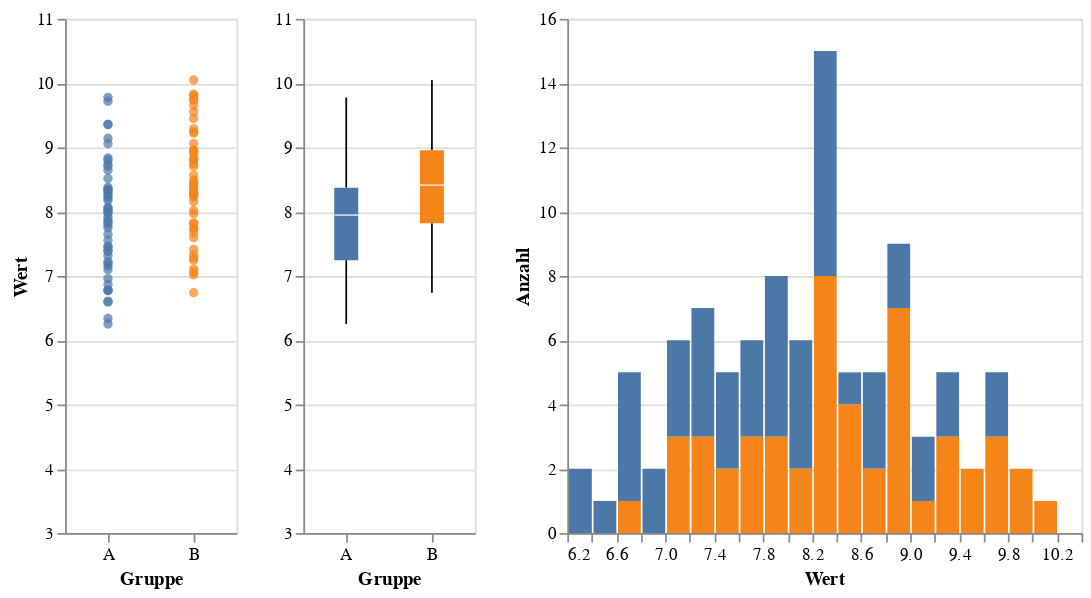

Notebook cell for this chart:
### Code cell
domain = [3, 11]
width_small = 100

stripplot = (
    alt.Chart(dg)
    .mark_circle()
    .encode(
        x=alt.X("Gruppe:N", axis=alt.Axis(labelAngle=0)),
        y=alt.Y("Wert:Q", scale=alt.Scale(domain=domain)),
        color="Gruppe:N"
    ).properties(width=width_small)
)

boxplot = (
    alt.Chart(dg)
    .mark_boxplot()
    .encode(
        x=alt.X("Gruppe:N", axis=alt.Axis(labelAngle=0)),
        y=alt.Y("Wert:Q", scale=alt.Scale(domain=domain), title=None),
        color="Gruppe:N"
    ).properties(width=width_small)
)

histogram = (
    alt.Chart(dg)
    .mark_bar()
    .encode(
        x=alt.X("Wert:Q", title="Wert").bin(maxbins=20),
        y=alt.Y("count()", title="Anzahl"),
        color=alt.Color("Gruppe:N").legend(None)
    )
    
)
stripplot | boxplot | histogram

### Figure 1 — Vega-Lite specification as saved in the notebook (floating-point values rounded to 4 significant figures)
{"config": {"view": {"continuousWidth": 300, "continuousHeight": 300}}, "hconcat": [{"mark": {"type": "circle"}, "encoding": {"color": {"field": "Gruppe", "type": "nominal"}, "x": {"axis": {"labelAngle": 0}, "field": "Gruppe", "type": "nominal"}, "y": {"field": "Wert", "scale": {"domain": [3, 11]}, "type": "quantitative"}}, "width": 100}, {"mark": {"type": "boxplot"}, "encoding": {"color": {"field": "Gruppe", "type": "nominal"}, "x": {"axis": {"labelAngle": 0}, "field": "Gruppe", "type": "nominal"}, "y": {"field": "Wert", "scale": {"domain": [3, 11]}, "title": null, "type": "quantitative"}}, "width": 100}, {"mark": {"type": "bar"}, "encoding": {"color": {"field": "Gruppe", "legend": null, "type": "nominal"}, "x": {"bin": {"maxbins": 20}, "field": "Wert", "title": "Wert", "type": "quantitative"}, "y": {"aggregate": "count", "title": "Anzahl", "type": "quantitative"}}}], "data": {"name": "data-96df9c720f57eb83625e30f8fca252d1"}, "$schema": "https://vega.github.io/schema/vega-lite/v5.14.1.json", "datasets": {"data-96df9c720f57eb83625e30f8fca252d1": [{"Gruppe": "A", "Wert": 8.021}, {"Gruppe": "A", "Wert": 7.46}, {"Gruppe": "A", "Wert": 7.222}, {"Gruppe": "A", "Wert": 7.396}, {"Gruppe": "A", "Wert": 7.197}, {"Gruppe": "A", "Wert": 7.556}, {"Gruppe": "A", "Wert": 8.835}, {"Gruppe": "A", "Wert": 8.381}, {"Gruppe": "A", "Wert": 8.052}, {"Gruppe": "A", "Wert": 6.337}, {"Gruppe": "A", "Wert": 6.252}, {"Gruppe": "A", "Wert": 8.065}, {"Gruppe": "A", "Wert": 7.799}, {"Gruppe": "A", "Wert": 6.784}, {"Gruppe": "A", "Wert": 7.912}, {"Gruppe": "A", "Wert": 6.608}, {"Gruppe": "A", "Wert": 9.356}, {"Gruppe": "A", "Wert": 6.867}, {"Gruppe": "A", "Wert": 8.327}, {"Gruppe": "A", "Wert": 7.65}, {"Gruppe": "A", "Wert": 8.323}, {"Gruppe": "A", "Wert": 9.142}, {"Gruppe": "A", "Wert": 9.359}, {"Gruppe": "A", "Wert": 9.056}, {"Gruppe": "A", "Wert": 8.709}, {"Gruppe": "A", "Wert": 6.959}, {"Gruppe": "A", "Wert": 8.806}, {"Gruppe": "A", "Wert": 6.776}, {"Gruppe": "A", "Wert": 7.982}, {"Gruppe": "A", "Wert": 7.383}, {"Gruppe": "A", "Wert": 9.778}, {"Gruppe": "A", "Wert": 9.717}, {"Gruppe": "A", "Wert": 6.769}, {"Gruppe": "A", "Wert": 7.317}, {"Gruppe": "A", "Wert": 7.155}, {"Gruppe": "A", "Wert": 7.86}, {"Gruppe": "A", "Wert": 8.348}, {"Gruppe": "A", "Wert": 8.645}, {"Gruppe": "A", "Wert": 6.593}, {"Gruppe": "A", "Wert": 8.175}, {"Gruppe": "A", "Wert": 8.742}, {"Gruppe": "A", "Wert": 7.449}, {"Gruppe": "A", "Wert": 8.26}, {"Gruppe": "A", "Wert": 7.751}, {"Gruppe": "A", "Wert": 8.215}, {"Gruppe": "A", "Wert": 7.098}, {"Gruppe": "A", "Wert": 7.985}, {"Gruppe": "A", "Wert": 8.268}, {"Gruppe": "A", "Wert": 7.84}, {"Gruppe": "A", "Wert": 8.516}, {"Gruppe": "B", "Wert": 8.018}, {"Gruppe": "B", "Wert": 8.448}, {"Gruppe": "B", "Wert": 8.228}, {"Gruppe": "B", "Wert": 8.808}, {"Gruppe": "B", "Wert": 6.739}, {"Gruppe": "B", "Wert": 9.65}, {"Gruppe": "B", "Wert": 8.282}, {"Gruppe": "B", "Wert": 7.279}, {"Gruppe": "B", "Wert": 8.156}, {"Gruppe": "B", "Wert": 10.05}, {"Gruppe": "B", "Wert": 8.292}, {"Gruppe": "B", "Wert": 8.258}, {"Gruppe": "B", "Wert": 8.375}, {"Gruppe": "B", "Wert": 9.061}, {"Gruppe": "B", "Wert": 9.809}, {"Gruppe": "B", "Wert": 9.448}, {"Gruppe": "B", "Wert": 9.292}, {"Gruppe": "B", "Wert": 8.31}, {"Gruppe": "B", "Wert": 8.493}, {"Gruppe": "B", "Wert": 7.825}, {"Gruppe": "B", "Wert": 7.742}, {"Gruppe": "B", "Wert": 7.248}, {"Gruppe": "B", "Wert": 7.735}, {"Gruppe": "B", "Wert": 9.827}, {"Gruppe": "B", "Wert": 8.746}, {"Gruppe": "B", "Wert": 8.568}, {"Gruppe": "B", "Wert": 7.819}, {"Gruppe": "B", "Wert": 8.379}, {"Gruppe": "B", "Wert": 7.673}, {"Gruppe": "B", "Wert": 7.018}, {"Gruppe": "B", "Wert": 8.952}, {"Gruppe": "B", "Wert": 8.958}, {"Gruppe": "B", "Wert": 9.734}, {"Gruppe": "B", "Wert": 7.327}, {"Gruppe": "B", "Wert": 9.223}, {"Gruppe": "B", "Wert": 8.813}, {"Gruppe": "B", "Wert": 9.747}, {"Gruppe": "B", "Wert": 7.057}, {"Gruppe": "B", "Wert": 7.97}, {"Gruppe": "B", "Wert": 7.411}, {"Gruppe": "B", "Wert": 8.281}, {"Gruppe": "B", "Wert": 8.704}, {"Gruppe": "B", "Wert": 9.243}, {"Gruppe": "B", "Wert": 8.942}, {"Gruppe": "B", "Wert": 8.83}, {"Gruppe": "B", "Wert": 8.903}, {"Gruppe": "B", "Wert": 7.597}, {"Gruppe": "B", "Wert": 8.449}, {"Gruppe": "B", "Wert": 9.553}, {"Gruppe": "B", "Wert": 7.11}]}}
